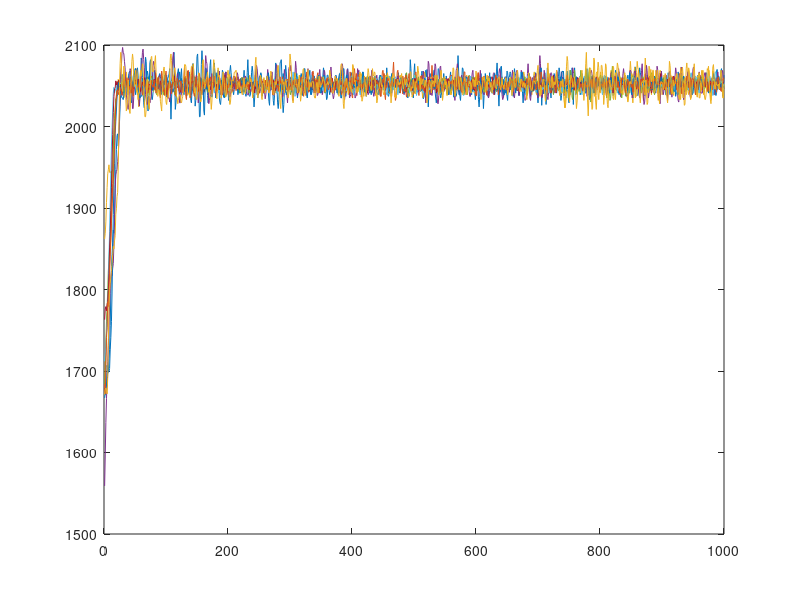
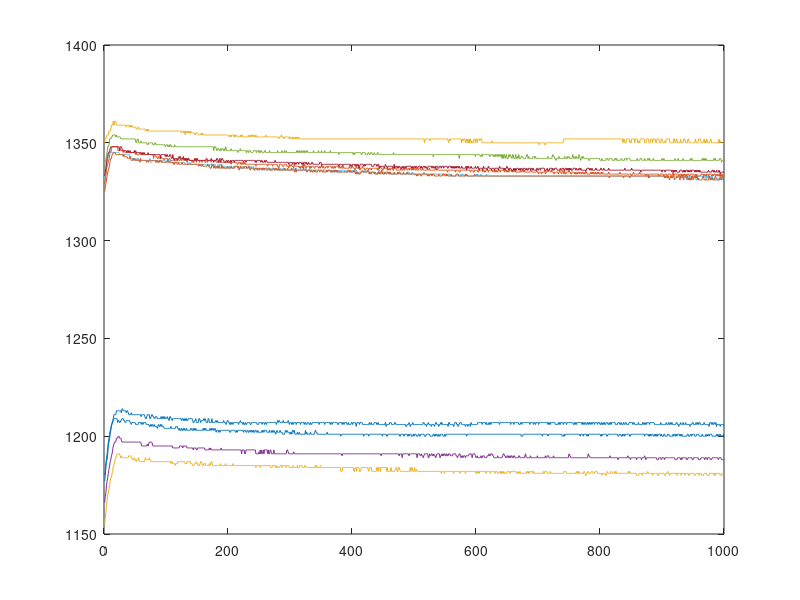
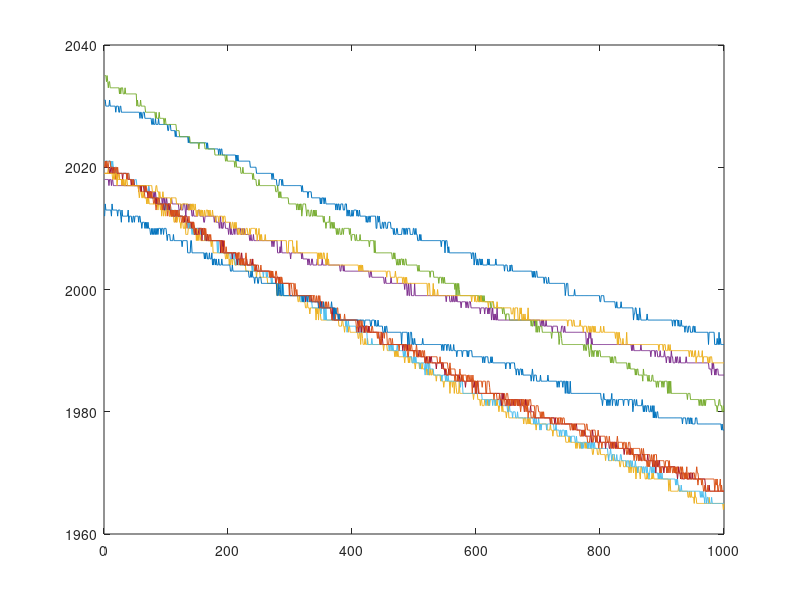

The MATLAB source for these figures, in order:
clear all;
close all;

testtime=30;

% loading the source data of steel, 10 trials
arc1=load('steel_vase_702_01_HOLD.mat');
arc2=load('steel_vase_702_02_HOLD.mat');
arc3=load('steel_vase_702_03_HOLD.mat');
arc4=load('steel_vase_702_04_HOLD.mat');
arc5=load('steel_vase_702_05_HOLD.mat');
arc6=load('steel_vase_702_06_HOLD.mat');
arc7=load('steel_vase_702_07_HOLD.mat');
arc8=load('steel_vase_702_08_HOLD.mat');
arc9=load('steel_vase_702_09_HOLD.mat');
arc10=load('steel_vase_702_10_HOLD.mat');

% High Frequency Fluid Vibrations, choose second row by default
arc1V=arc1.F0pac(2,:);
arc2V=arc2.F0pac(2,:);
arc3V=arc3.F0pac(2,:);
arc4V=arc4.F0pac(2,:);
arc5V=arc5.F0pac(2,:);
arc6V=arc6.F0pac(2,:);
arc7V=arc7.F0pac(2,:);
arc8V=arc8.F0pac(2,:);
arc9V=arc9.F0pac(2,:);
arc10V=arc10.F0pac(2,:);

TV=[arc1V(testtime),arc2V(testtime),arc3V(testtime),arc4V(testtime),arc5V(testtime),arc6V(testtime),arc7V(testtime),arc8V(testtime),arc9V(testtime),arc10V(testtime)].';

arc1P=arc1.F0pdc.';
arc2P=arc2.F0pdc.';
arc3P=arc3.F0pdc.';
arc4P=arc4.F0pdc.';
arc5P=arc5.F0pdc.';
arc6P=arc6.F0pdc.';
arc7P=arc7.F0pdc.';
arc8P=arc8.F0pdc.';
arc9P=arc9.F0pdc.';
arc10P=arc10.F0pdc.';
TP=[arc1P(testtime),arc2P(testtime),arc3P(testtime),arc4P(testtime),arc5P(testtime),arc6P(testtime),arc7P(testtime),arc8P(testtime),arc9P(testtime),arc10P(testtime)].';

arc1T=arc1.F0tdc.';
arc2T=arc2.F0tdc.';
arc3T=arc3.F0tdc.';
arc4T=arc4.F0tdc.';
arc5T=arc5.F0tdc.';
arc6T=arc6.F0tdc.';
arc7T=arc7.F0tdc.';
arc8T=arc8.F0tdc.';
arc9T=arc9.F0tdc.';
arc10T=arc10.F0tdc.';
TT=[arc1T(testtime),arc2T(testtime),arc3T(testtime),arc4T(testtime),arc5T(testtime),arc6T(testtime),arc7T(testtime),arc8T(testtime),arc9T(testtime),arc10T(testtime)].';

Tall=[TV,TP,TT];
figure(1)
plot(arc1V);hold on;
plot(arc2V);hold on;
plot(arc3V);hold on;
plot(arc4V);hold on;
plot(arc5V);hold on;
plot(arc6V);hold on;
plot(arc7V);hold on;
plot(arc8V);hold on;
plot(arc9V);hold on;
plot(arc10V);hold on;

figure(2)
plot(arc1P);hold on;
plot(arc2P);hold on;
plot(arc3P);hold on;
plot(arc4P);hold on;
plot(arc5P);hold on;
plot(arc6P);hold on;
plot(arc7P);hold on;
plot(arc8P);hold on;
plot(arc9P);hold on;
plot(arc10P);hold on;

figure(3)
plot(arc1T);hold on;
plot(arc2T);hold on;
plot(arc3T);hold on;
plot(arc4T);hold on;
plot(arc5T);hold on;
plot(arc6T);hold on;
plot(arc7T);hold on;
plot(arc8T);hold on;
plot(arc9T);hold on;
plot(arc10T);hold on;



